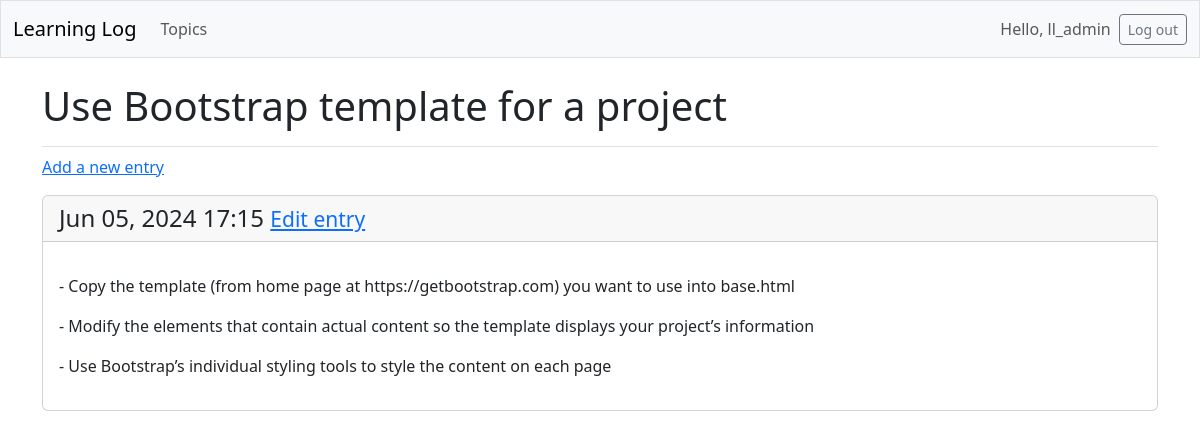
/topics/7/ (signed in), run on the app's committed database.
### learning_logs/models.py (models this page shows, shortened)
class Topic(models.Model):
    text = models.CharField(max_length=200)
    date_added = models.DateTimeField(auto_now_add=True)
    owner = models.ForeignKey(User, on_delete=models.CASCADE)

class Entry(models.Model):
    topic = models.ForeignKey(Topic, on_delete=models.CASCADE)
    text = models.TextField()
    date_added = models.DateTimeField(auto_now_add=True)
    class Meta:
        verbose_name_plural = 'entries'

### learning_logs/views.py (the view)
# urls.py: path('topics/<int:topic_id>/', views.topic, name='topic'),
@login_required
def topic(request, topic_id):
    topic = Topic.objects.get(id=topic_id)
    if topic.owner != request.user:
        raise Http404
    entries = topic.entry_set.order_by('-date_added')
    context = {'topic': topic, 'entries': entries}
    return render(request, 'learning_logs/topic.html', context)

### learning_logs/templates/learning_logs/topic.html
{% extends 'learning_logs/base.html' %}
{% block page_header %}
<h1>{{ topic.text }}</h1>
{% endblock page_header %}
{% block content %}
<p>
    <a href="{% url 'learning_logs:new_entry' topic.id %}">Add a new entry</a>
</p>
{% for entry in entries %}
<div class="card mb-3">
    <h4 class="card-header">
        {{ entry.date_added|date:'M d, Y H:i' }}
        <small><a href="{% url 'learning_logs:edit_entry' entry.id %}">
                Edit entry</a></small>
    </h4>
    <div class="card-body">
        <p class="card-text">{{ entry.text|linebreaks }}</p>
    </div>
</div>
{% empty %}
<p>There are no entries for this topic yet.</p>
{% endfor %}
{% endblock content %}

### learning_logs/templates/learning_logs/base.html (shortened to what this page needs)
<!-- All Bootstrap styling options are now available in any template that inherits from base.html.
    If you want to use custom template tags from django-bootstrap5, each template will need to include
    the {% load django_bootstrap5 %} tag -->
<!DOCTYPE html>
<html lang="en">
<head>
    {% load django_bootstrap5 %}
    {% bootstrap_css %}
</head>
<body>
    <nav class="navbar navbar-expand-md navbar-light bg-light mb-4 border">
        <div class="container-fluid">
            <a class="navbar-brand" href="{% url 'learning_logs:index' %}">Learning Log</a>
            <div class="collapse navbar-collapse" id="navbarCollapse">
                <ul class="navbar-nav me-auto mb-2 mb-md-0">
                    <li class=" nav-item">
                        <a class="nav-link" href="{% url 'learning_logs:topics' %}">Topics</a>
                    </li>
                </ul>
                <ul class="navbar-nav ms-auto mb-2 mb-md-0">
                    {% if user.is_authenticated %}
                    <li class="nav-item">
                        <span class="navbar-text me-2">Hello, {{ user.username }}</span>
                    </li>
                    {% endif %}
                </ul>
                {% if user.is_authenticated %}
                <form action="{% url 'accounts:logout' %}" method="post">
                    <button type="submit" class="btn btn-outline-secondary btn-sm">Log out</button>
                </form>
                {% endif %}
            </div>
        </div>
    </nav>
    <main class="container">
        <div class="pb-2 mb-2 border-bottom">
            {% block page_header %} {% endblock page_header %}
        </div>
        <div>
            {% block content %}{% endblock content %}
        </div>
    </main>
</body>
</html>

### data on the page
Topic: text "Use Bootstrap template for a project"
Entry: date_added "Jun 05, 2024 17:15", text "- Copy the template (from home page at https://getbootstrap.com) you want to use into base.html - Modify the elements that contain actual content so the template displays your project’s information - Use Bootstrap’s individual styling tools to style the content on each page"

### other printed values
{{ user.username }} "ll_admin"
